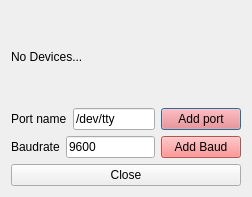
<?xml version="1.0" encoding="UTF-8"?>
<ui version="4.0">
 <class>Dialog</class>
 <widget class="QDialog" name="Dialog">
  <property name="geometry">
   <rect>
    <x>0</x>
    <y>0</y>
    <width>252</width>
    <height>197</height>
   </rect>
  </property>
  <property name="windowTitle">
   <string>Dialog</string>
  </property>
  <layout class="QVBoxLayout" name="verticalLayout">
   <item>
    <widget class="QLabel" name="label_2">
     <property name="text">
      <string>No Devices...</string>
     </property>
    </widget>
   </item>
   <item>
    <layout class="QHBoxLayout" name="horizontalLayout_2">
     <item>
      <widget class="QLabel" name="label">
       <property name="text">
        <string>Port name</string>
       </property>
      </widget>
     </item>
     <item>
      <widget class="QLineEdit" name="lineEdit">
       <property name="text">
        <string>/dev/tty</string>
       </property>
      </widget>
     </item>
     <item>
      <widget class="QPushButton" name="pushButton">
       <property name="styleSheet">
        <string notr="true">background-color: rgb(255, 114, 114);</string>
       </property>
       <property name="text">
        <string>Add port</string>
       </property>
      </widget>
     </item>
    </layout>
   </item>
   <item>
    <layout class="QHBoxLayout" name="horizontalLayout">
     <item>
      <widget class="QLabel" name="label_3">
       <property name="text">
        <string>Baudrate</string>
       </property>
      </widget>
     </item>
     <item>
      <widget class="QLineEdit" name="lineEdit_2">
       <property name="text">
        <string>9600</string>
       </property>
      </widget>
     </item>
     <item>
      <widget class="QPushButton" name="pushButton_2">
       <property name="styleSheet">
        <string notr="true">background-color: rgb(255, 114, 114);</string>
       </property>
       <property name="text">
        <string>Add Baud</string>
       </property>
      </widget>
     </item>
    </layout>
   </item>
   <item>
    <widget class="QPushButton" name="pushButton_3">
     <property name="text">
      <string>Close</string>
     </property>
    </widget>
   </item>
  </layout>
 </widget>
 <resources/>
 <connections/>
</ui>
